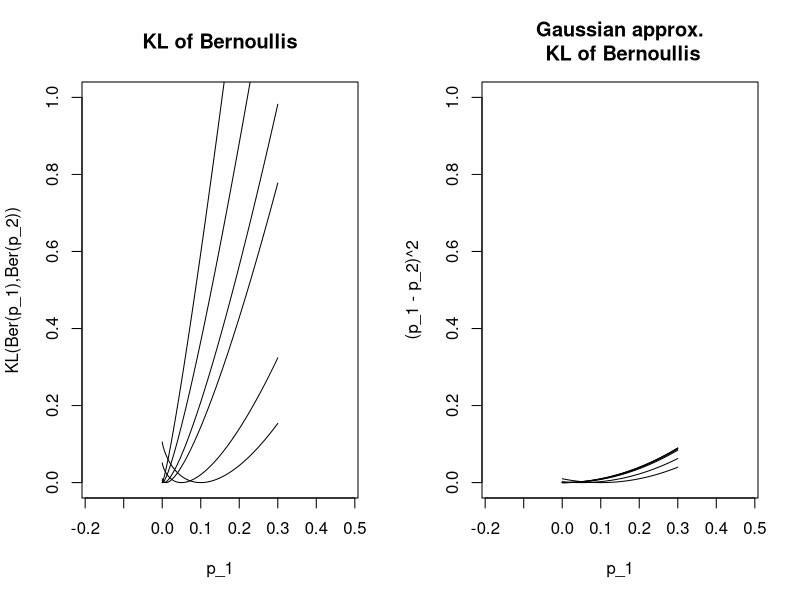
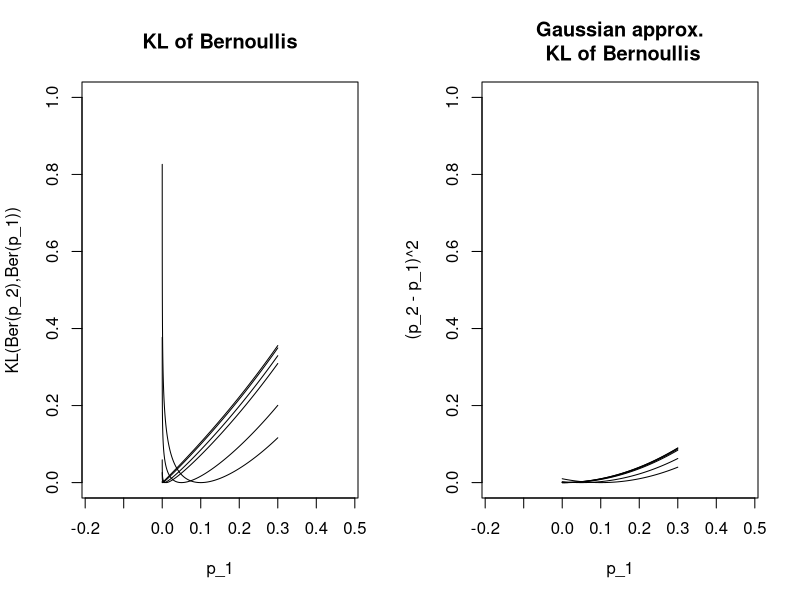
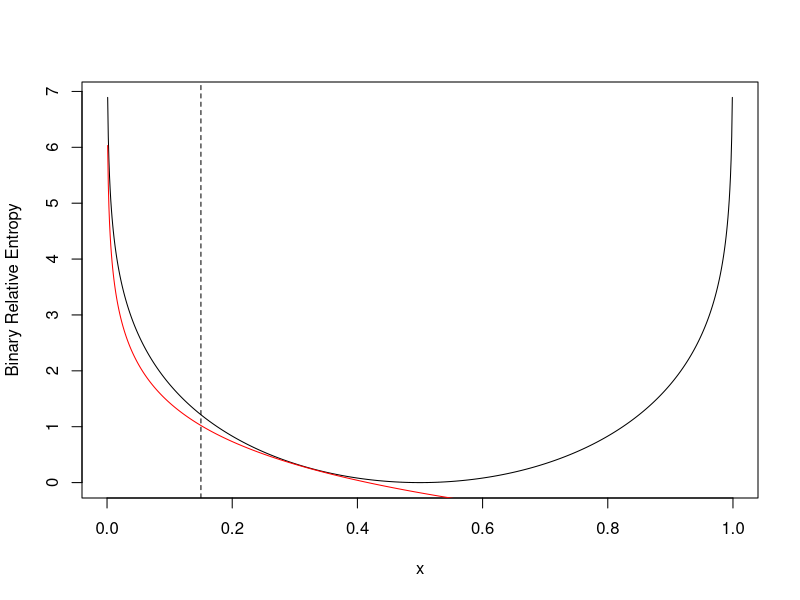

These figures' R source, in order:
## ---- chunk 1
KL_ber <- function(p,q) p*log(p/q) + (1-p)*log((1-p)/(1-q))
par(mfcol = c(1,2))

plot(x = 1, y = 1, xlim = c(0, 0.3), ylim = c(0, 1), type = "n", asp = 1,
     xlab = "p_1", ylab = "KL(Ber(p_1),Ber(p_2))", main = "KL of Bernoullis")
for(i in c(0.0001,0.001, 0.005,0.01,0.05,0.1)) {
  lines(seq(0.00001,0.3, by = 0.000005),
       KL_ber(seq(0.00001,0.3, by = 0.000005),i))
}

plot(x = 1, y = 1, xlim = c(0, 0.3), ylim = c(0, 1), type = "n", asp = 1,
     xlab = "p_1", ylab = "(p_1 - p_2)^2", main = "Gaussian approx.\n KL of Bernoullis")
for(i in c(0.0001,0.001, 0.005,0.01,0.05,0.1)) {
  lines(seq(0.00001,0.3, by = 0.000005),
        (seq(0.00001,0.3, by = 0.000005)-i)^2)
}
par(mfcol = c(1,1))
## ---- chunk 2
KL_ber <- function(p,q) p*log(p/q) + (1-p)*log((1-p)/(1-q))
par(mfcol = c(1,2))

plot(x = 1, y = 1, xlim = c(0, 0.3), ylim = c(0, 1), type = "n", asp = 1,
     xlab = "p_1", ylab = "KL(Ber(p_2),Ber(p_1))", main = "KL of Bernoullis")
for(i in c(0.0001,0.001, 0.005,0.01,0.05,0.1)) {
  lines(seq(0.00001,0.3, by = 0.000005),
        KL_ber(i,seq(0.00001,0.3, by = 0.000005)))
}

plot(x = 1, y = 1, xlim = c(0, 0.3), ylim = c(0, 1), type = "n", asp = 1,
     xlab = "p_1", ylab = "(p_2 - p_1)^2", main = "Gaussian approx.\n KL of Bernoullis")
for(i in c(0.0001,0.001, 0.005,0.01,0.05,0.1)) {
  lines(seq(0.00001,0.3, by = 0.000005),
        (i-seq(0.00001,0.3, by = 0.000005))^2)
}
par(mfcol = c(1,1))
## ---- chunk 3
x <- seq(0,1,by = 0.001)
bre <- function(x) x * log(x/(1-x)) + (1-x) * log((1-x)/x)
plot(x,bre(x), type = "l", ylab = "Binary Relative Entropy")
lines(x, log(1/(2.4*x)), col = "red")
abline(v = 0.15, lty = 2)
